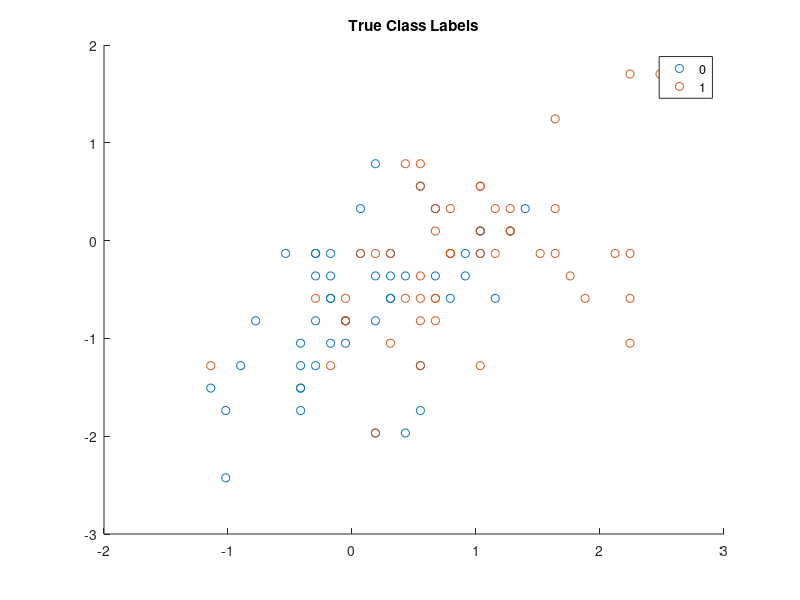

This figure's MATLAB source: (Note: this script raises an error after producing the figure.)
%% Cell 1: Load some data.
load fisheriris; %Load classic flower dataset.
meas = zscore(meas);
X = meas(:,[1,2]); d = 2;
%X = meas; d = 4;
[sval,~,y]=unique(species);
idx=(y==2)|(y==3);
X = X(idx,:);
y = y(idx,:);
y(y==3)=1; y(y==2)=0;
Xtr = X(1:2:end,:);
Ytr = y(1:2:end); 
Xte = X(2:2:end,:);
Yte = y(2:2:end);

figure(4); clf; gscatter(X(:,1),X(:,2),y);  title('True Class Labels');

lx=-2.5:0.05:2.5;
[LX1,LX2]=meshgrid(lx,lx);                      %Generate a list of every single condition in order to plot the classification space.
LX=[LX1(:),LX2(:)];

%% Cell 2: Train Naive Bayes.
nb = fitcnb(Xtr, Ytr, 'Distribution', 'normal');
[~,pTrNB,~] = predict(nb,Xtr); predTr = pTrNB(:,2)>0.5; fprintf(1,'NB Train acc: %1.2f\n', sum(Ytr==predTr)/numel(Ytr));
[~,pTeNB,~] = predict(nb,Xte); predTe = pTeNB(:,2)>0.5; fprintf(1,'NB Test  acc: %1.2f\n', sum(Yte==predTe)/numel(Yte));
util_nbVizMulti(lx,LX,nb,Xtr,Ytr,2,0.5);

%% Cell 2B: Train LR.
w0 = zeros(1,size(Xtr,2)+1);
options = optimset('GradObj','on');
f    = @(w) util_lrlik_reg_2c(Ytr, Xtr, w);
[w,fval,eflag,out] = fminunc(f, w0, options);
pTrLR = util_lrclass_2c(Xtr,w); predTr = pTrLR>0.5; fprintf(1,'LR Train acc: %1.2f\n', sum(Ytr==predTr)/numel(Ytr));
pTeLR = util_lrclass_2c(Xte,w); predTe = pTeLR>0.5; fprintf(1,'LR Test acc: %1.2f\n',  sum(Yte==predTe)/numel(Yte));
util_lrViz(lx,LX,w,Xtr,Ytr,2,0.5);             %Visualise the space by coloring the background.

%% Cell 3: Apply trained LR/Naive bayes with different thresholds.
thr = 0.6;      %Try different values here and observe results.
predTr = pTrLR>thr; fprintf(1,'LR Train acc: %1.2f\n', sum(Ytr==predTr)/numel(Ytr));
predTe = pTeLR>thr; fprintf(1,'LR Test acc: %1.2f\n',  sum(Yte==predTe)/numel(Yte));
cmat = confusionmat(Yte,double(predTe))
util_lrViz(lx,LX,w,Xtr,Ytr,2,thr);             %Visualise the space by coloring the background.

predTr = pTrNB(:,2)>thr; fprintf(1,'NB Train acc: %1.2f\n', sum(Ytr==predTr)/numel(Ytr));
predTe = pTeNB(:,2)>thr; fprintf(1,'NB Test  acc: %1.2f\n', sum(Yte==predTe)/numel(Yte));
cmat = confusionmat(Yte,double(predTe))
util_nbVizMulti(lx,LX,nb,Xtr,Ytr,2,thr);

%% Cell 4;
% This code computes the confusion matrix, and TPR/FPR for NB and LR/MaxEnt.
% Add a loop over threshold to try a whole bunch of thresholds, and plot fpr against tpr to generate an roc curve.
% preallocate arrays
tpr_lr = zeros(101, 1);
fpr_lr = zeros(101, 1);
tpr_nb = zeros(101, 1);
fpr_nb = zeros(101, 1);
i = 1;

for thr = 0:0.01:1
    % logistic regression
    predTr = pTrLR>thr;
    predTe = pTeLR>thr;
    fprintf(1,'LR Train acc: %1.2f\n', sum(Ytr==predTr)/numel(Ytr));
    fprintf(1,'LR Test acc: %1.2f\n',  sum(Yte==predTe)/numel(Yte));
    cmat = confusionmat(Yte,double(predTe))
    tpr_lr(i) = cmat(2,2)/sum(Yte==1);
    fpr_lr(i) = cmat(1,2)/sum(Yte==0);

    % naive bayes
    predTr = pTrNB(:,2)>thr;
    predTe = pTeNB(:,2)>thr;
    fprintf(1,'NB Train acc: %1.2f\n', sum(Ytr==predTr)/numel(Ytr));
    fprintf(1,'NB Test  acc: %1.2f\n', sum(Yte==predTe)/numel(Yte));
    cmat = confusionmat(Yte,double(predTe))
    tpr_nb(i)=cmat(2,2)/sum(Yte==1);
    fpr_nb(i)=cmat(1,2)/sum(Yte==0);
    
    i = i + 1;
end

% plot
figure(1);clf;
plot(fpr_lr,tpr_lr);
title('LR-ROC');
		
figure(2);clf;
plot(fpr_nb, tpr_nb);
title('NB-ROC');

[~,~,~,aucLR]=perfcurve(Yte,pTeLR,1)
[~,~,~,aucNB]=perfcurve(Yte,pTeNB(:,2),1)

